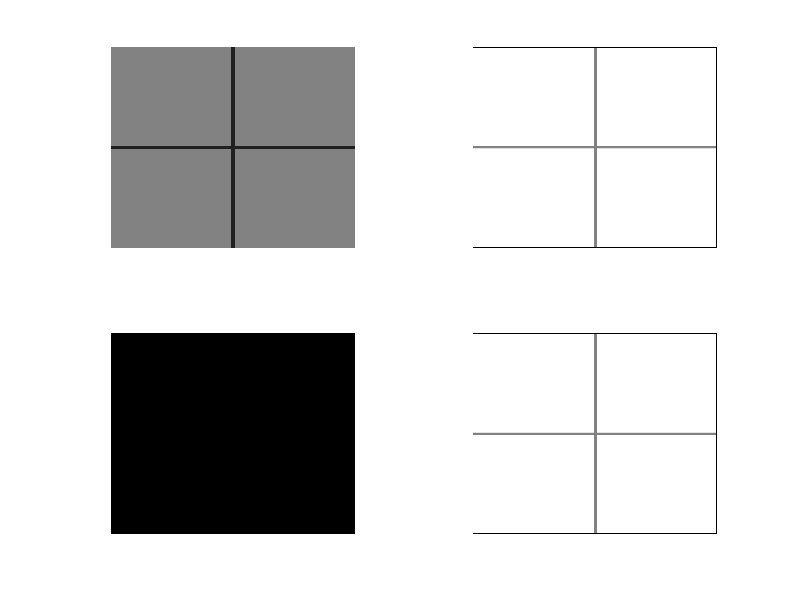
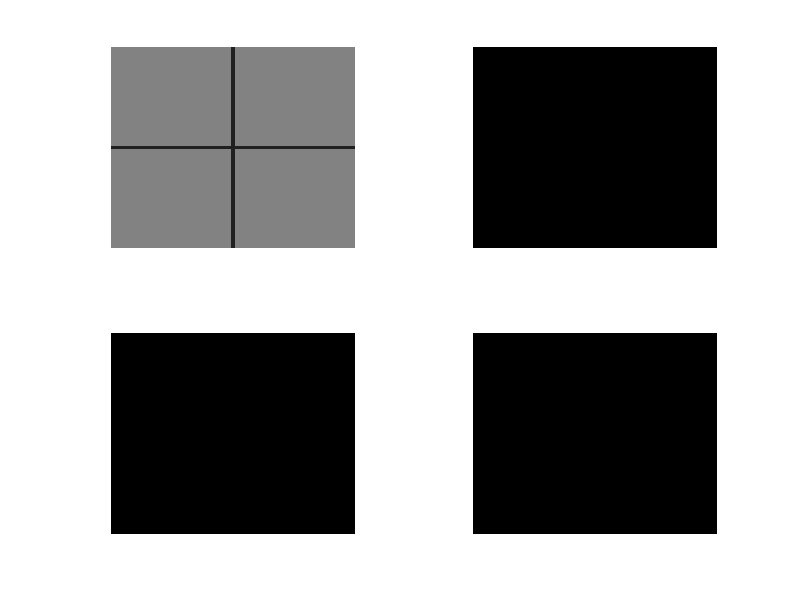

Reproduce these figures in MATLAB, in order.
clear; clc;

%% Build a Test Image
test_imag = uint8([128*ones(121, 148), 32*ones(121, 4),128*ones(121,148);
                   32*ones(4, 300);
                   128*ones(121, 148), 32*ones(121, 4), 128*ones(121,148)]);

% test_imag = imread('coins.png');
% [edge_v, th_v] = edge(imag, 'sobel', 'vertical');
% [edge_h, th_h] = edge(imag, 'sobel', 'horizontal');
% [edge_hv, th_hv] = edge(imag, 'sobel',  'both');

%% Sobel Algorithm
gx = [1 0 -1;
      2 0 -2;
      1 0 -1];
  
gy = [-1 -2 -1;
       0  0  0;
       1  2  1]; 

[w, l] = size(test_imag);                        % Get image dimensions

test_output_x = double(0*test_imag);             % Create output array for x-dir
test_output_y = double(0*test_imag);             % Create output array for y-dir

% X-Dir
% For each column, exclude border to avoid out-of-bounds indexing
for c = 2:l-1
    % For each row, exclude border to avoid out-of-bounds indexing
    for r = 2:w-1
        for m = c-1:c+1
            for n = r-1:r+1
                test_output_x(r,c) = test_output_x(r,c) + (gx(n-r+2, m-c+2) * test_imag(n,m));
            end
        end
    end
end

test_final_out = uint8(sqrt(test_output_x.^2 + test_output_y.^2));

subplot(2,2,1); imshow(test_imag);
subplot(2,2,2); imshow(uint8(test_output_x));
subplot(2,2,3); imshow(uint8(test_output_y));
subplot(2,2,4); imshow(test_final_out);
%% Using MATLAB DIP Functions

[edge_v, th_v] = edge(test_imag, 'sobel', 'vertical');
[edge_h, th_h] = edge(test_imag, 'sobel', 'horizontal');
[edge_hv, th_hv] = edge(test_imag, 'sobel',  'both');

figure;
subplot(2,2,1); imshow(test_imag);
subplot(2,2,2); imshow(edge_v);
subplot(2,2,3); imshow(edge_h);
subplot(2,2,4); imshow(edge_hv);